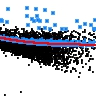

This figure's R source:
# rm(list=ls())
# assign("last.warning", NULL, envir = baseenv())
# setwd('/Users/hyounesy/Research/svn/Projects/GeneCalc/visr/srcR')
# options(repos='http://cran.rstudio.com/')
# .libPaths(c("/Users/hyounesy/VisRseq/RLibs", .libPaths()))

# input_table <- read.table("/Users/hyounesy/Research/Data/VisRseq/error/041616-Ref-seq.xls",sep="\t",header=TRUE)
# input_group1<-c("WT1count","WT2count","WT3count")
# input_group2<-c("KO1count","KO2count","KO3count")
# input_advanced<-TRUE
# input_columns<-c("WT1count","WT2count","WT3count","KO1count","KO2count","KO3count")
# input_prefactor1<-"1,1,1,2,2,2"
# input_prefactor2<-""
# input_interaction<-FALSE
# input_ruvseq<-TRUE
# input_ruvn<-5000
# input_contrast<-""
# input_fdr<-0.1
# input_n<-10
# input_trans<-"Variance stabilizing transformation"
# input_plot<-""
# input_cores<-1
# input_test<-"Wald"
# input_fitType<-"local"

source("visrutils.R")
visr.biocLite("DESeq2")
visr.biocLite("BiocParallel")
visr.library("RColorBrewer")
visr.library("gplots")

visr.applyParameters()

if (!input_advanced && length(input_group1) == 1) visr.message("There are no replicates in group 1.", type="warning")
if (!input_advanced && length(input_group2) == 1) visr.message("There are no replicates in group 2.", type="warning")

if (input_advanced) local_pre1 <- eval(parse(text = paste("c(",input_prefactor1,")")))
if (input_advanced && length(input_columns) != length(local_pre1)) visr.message("The number of samples is different from the number of treatment conditions specified in factor 1", type="error")
if (input_advanced && identical(local_pre1[duplicated(local_pre1)], numeric(0))) visr.message("There are no replicates in the data for factor 1. To proceed: choose method -> blind; sharing mode -> fit-only.", type="warning")

if (input_advanced && input_prefactor2 != "") local_pre2 <- eval(parse(text = paste("c(",input_prefactor2,")")))
if (input_advanced && input_prefactor2 != "" && length(input_columns) != length(local_pre2)) visr.message("The number of samples is different from the number of treatment conditions specified in factor 2", type="error")
if (input_advanced && input_prefactor2 != "" && identical(local_pre2[duplicated(local_pre2)], numeric(0))) visr.message("There are no replicates in the data for factor 2. To proceed: choose method -> blind; sharing mode -> fit-only.", type="warning")
####1 input ####

par(mfrow = c(2,2))

{{
  if (!input_advanced) {
    input_columns <- c(input_group1, input_group2)
    input_factor1 <- factor(c(rep(1,length(input_group1)), rep(2,length(input_group2))))
    colData = data.frame( row.names = colnames(input_table[,input_columns]), factorOne = input_factor1)
    dds <- DESeqDataSetFromMatrix(countData = ceiling(input_table[,input_columns]),
                                  colData = colData,
                                  design = ~ factorOne)
  }
}}

{{
  if (input_advanced) {
    if (input_prefactor2 == ""){
      input_factor1 = as.character(eval(parse(text = paste("c(",input_prefactor1,")"))))
      colData = data.frame( row.names = colnames(input_table[,input_columns]), factorOne = input_factor1)
      dds <- DESeqDataSetFromMatrix(countData = ceiling(input_table[,input_columns]),
                                    colData = colData,
                                    design = ~ factorOne)
    }else{
      input_factor1 = as.character(eval(parse(text = paste("c(",input_prefactor1,")"))))
      input_factor2 = as.character(eval(parse(text = paste("c(",input_prefactor2,")"))))
      colData = data.frame( row.names = colnames(input_table[,input_columns]), factorOne = input_factor1, factorTwo = input_factor2)
      if (input_interaction == FALSE){
        dds <- DESeqDataSetFromMatrix(countData = ceiling(input_table[,input_columns]),
                                      colData = colData,
                                      design = ~ factorOne + factorTwo)
      }else{
        dds <- DESeqDataSetFromMatrix(countData = ceiling(input_table[,input_columns]),
                                      colData = colData,
                                      design = ~ factorOne*factorTwo)
      }
    }
  }
}}


dds


####3. differential expression analysis ####
{{
if (input_cores == 1) {
  dds <- DESeq(dds, test = input_test, fitType = input_fitType) # the standard differntial expression analysis steps
}else{
  register(MulticoreParam(input_cores)) # for experiments with many samples (eg.100 samples) to speed up the analysis
  dds <- DESeq(dds,  test = input_test, fitType = input_fitType, parallel=TRUE)
}
}}

resultnames <- resultsNames(dds)


{{
if (input_contrast == "") {
  res <- results(dds, addMLE=TRUE)
}else{
  input_contrast2 = eval(parse(text = paste("c(",input_contrast,")")))
  res <- results(dds, contrast = input_contrast2)
}
}}

# results tables, ie. log2 fold changes, p values, adjusted p values
# add to the result the unshrunken maximum likelihood estimate (MLE) for the log2 fold change

{{
  if(input_ruvseq) {
    # To estimate the factors of unwanted variation, we need a set of negative control genes,
    # e.g., least significantly DE genes based on a first-pass DE analysis performed prior to RUVg normalization
    if (!input_advanced) {
      set <- newSeqExpressionSet(as.matrix(ceiling(input_table[,input_columns])),
                                 phenoData = data.frame(input_factor1, row.names=colnames(input_table[,input_columns])))
    }else{
      if (input_prefactor2 == ""){
        set <- newSeqExpressionSet(as.matrix(ceiling(input_table[,input_columns])),
                                   phenoData = data.frame(input_factor1, row.names=colnames(input_table[,input_columns])))
      }else{
        set <- newSeqExpressionSet(as.matrix(ceiling(input_table[,input_columns])),
                                   phenoData = data.frame(input_factor1, input_factor2, row.names=colnames(input_table[,input_columns])))
      }
    }

    res  = cbind(ceiling(input_table[,input_columns]), pval = res$pvalue, padj = res$padj)
    res2  = res[ order(res$padj), ]
    # we consider all but the top 5000 genes as ranked by edgeR p-values.
    ruvempirical <- rownames(set)[which(!(rownames(set) %in% rownames(res2)[1:input_ruvn]))]
    set2 <- RUVg(set, ruvempirical, k=1)
    pData(set2)

    if (!input_advanced) {
      colData = data.frame( row.names = colnames(input_table[,input_columns]), factorOne = input_factor1, variation = pData(set2)$W_1)
      dds <- DESeqDataSetFromMatrix(countData = ceiling(input_table[,input_columns]),
                                    colData = colData,
                                    design = ~ factorOne + variation)
    }else{
      if (input_prefactor2 == ""){
        colData = data.frame( row.names = colnames(input_table[,input_columns]), factorOne = input_factor1, variation = pData(set2)$W_1)
        dds <- DESeqDataSetFromMatrix(countData = ceiling(input_table[,input_columns]),
                                      colData = colData,
                                      design = ~ factorOne  + variation)
      }else{
        colData = data.frame( row.names = colnames(input_table[,input_columns]), factorOne = input_factor1, factorTwo = input_factor2, variation = pData(set2)$W_1)
        if (input_interaction == FALSE){
          dds <- DESeqDataSetFromMatrix(countData = ceiling(input_table[,input_columns]),
                                        colData = colData,
                                        design = ~ factorOne + factorTwo + variation)
        }else{
          dds <- DESeqDataSetFromMatrix(countData = ceiling(input_table[,input_columns]),
                                        colData = colData,
                                        design = ~ factorOne*factorTwo + variation)
        }
      }
    }
    if (input_cores == 1) {
      dds <- DESeq(dds, test = input_test, fitType = input_fitType) # the standard differntial expression analysis steps
    }else{
      register(MulticoreParam(input_cores)) # for experiments with many samples (eg.100 samples) to speed up the analysis
      dds <- DESeq(dds,  test = input_test, fitType = input_fitType, parallel=TRUE)
    }
    resultnames <- resultsNames(dds)
    if (input_contrast == "") {
      res <- results(dds, addMLE=TRUE)
    }else{
      input_contrast2 = eval(parse(text = paste("c(",input_contrast,")")))
      res <- results(dds, contrast = input_contrast2)
    }

  }
}}



resOrdered <- res[order(res$padj),] # order results table by smallest adjusted p value
head(resOrdered)
summaryres <- summary(res) # summarize some basic tallies


## dispersion plot
#The dispersion estimate plot shows the gene-wise estimates (black), the
#fitted values (red), and the final maximum a posteriori estimates used in testing (blue).
plotDispEsts(dds)

#####4 explore the result #####
## Plot of counts for one gene with the smallest p value
#plotCounts(dds, gene=which.min(res$padj), intgroup="factorOne")
## info about which variables and tests were used
resDes <- mcols(res)$description
## All row-wise calculated values
rowWise <- mcols(dds,use.names=TRUE)
rowWiseDes <- mcols(mcols(dds), use.names=TRUE)


# resSig <- subset(resOrdered, padj < 0.1)

resSig = subset(resOrdered, padj < input_fdr)  # filter for significant genes, according to some chosen threshold for the false dicovery rate (FDR),
mostsig <- head( resSig[ order(resSig$padj ), ] ,input_n) # the most significantly differentially expressed genes
mostdown <- head( resSig[ order( resSig$log2FoldChange, -resSig$baseMean ), ] ,input_n) # the most strongly down-regulated of the significant genes
mostup <- head( resSig[ order( -resSig$log2FoldChange, -resSig$baseMean ), ],input_n ) # the most strongly up-regulated ones

output_baseMean <- res$baseMean
output_log2FoldChange <- res$log2FoldChange
output_lfcSE <- res$lfcSE
output_stat <- res$stat
output_pvalue <- res$pvalue
output_padj <- res$padj
output_lfcMLE <- res$lfcMLE #  "unshrunken" maximum likelihood estimates (MLE) of log2 fold change
output_cluster <- ifelse(output_padj < input_fdr, ifelse(output_log2FoldChange < 0, -1, 1), 0)
output_cluster[is.na(output_cluster)] = 0

# Histogram of p-values
hist(res$padj, breaks=100, col="skyblue", border="slateblue", main="")

## MA plot
plotMA(res, main="DESeq2",alpha = input_fdr, ylim=c(-2,2)) # the log2 fold changes attributable to a given variable over the mean of normalized counts
abline(h=c(-.5,.5),col="dodgerblue",lwd=2)

## barplot
counts<-prop.table(table((output_cluster)))*length(output_cluster)
bplt<-barplot(counts, main="DESeq2 Summary")
text(y= counts, x= bplt, labels=as.character(counts), xpd=TRUE, adj=c(0.5,0))



#####2 data explore #####
{{
  if (input_trans == "Regularized log transformation"){
    rld <- rlog(dds)
    rlogMat <- assay(rld)
    # The regularized logarithm or rlog incorporates a prior on the sample differences [1],
    # and the other uses the concept of variance stabilizing transformations (VST)
  }else{
    vsd <- varianceStabilizingTransformation(dds,fitType="local")
    vstMat <- assay(vsd)
  }
}}


select <- order(rowMeans(counts(dds,normalized=TRUE)),decreasing=TRUE)[1:30]
hmcol <- colorRampPalette(brewer.pal(9, "GnBu"))(100)

## heatmap of the count matrix
{{
  if (input_plot == "heatmap for the 30 most highly expressed genes") {
    if (input_trans == "Regularized log transformation"){
      heatmap.2(assay(rld)[select,], col = hmcol,
                Rowv = FALSE, Colv = FALSE, scale="none",
                dendrogram="none", trace="none", margin=c(10, 6))
    }else{
      heatmap.2(assay(vsd)[select,], col = hmcol,
                Rowv = FALSE, Colv = FALSE, scale="none",
                dendrogram="none", trace="none", margin=c(10, 6))
    }
  }
}}
## heatmap of the sample to sample distance
{{
  if (input_plot == "Heatmap of the sample-to-sample distances"){
    if (input_trans == "Regularized log transformation"){
      distsRL <- dist(t(assay(rld)))
    }else{
      distsRL <- dist(t(assay(vsd)))
    }

    mat <- as.matrix(distsRL)

    if (input_prefactor2 == ""){
      rownames(mat) <- colnames(mat) <- with(colData(dds), paste(factorOne, sep=" : "))
    }else{
      rownames(mat) <- colnames(mat) <- with(colData(dds), paste(factorOne, factorTwo, sep=" : "))
    }

    hc <- hclust(distsRL)
    heatmap.2(mat, Rowv=as.dendrogram(hc),
              symm=TRUE, trace="none",
              col = rev(hmcol), margin=c(13, 13))
  }
}}
## pca plot of the samples
{{
  if (input_plot == "Principal component plot of the samples"){
    if (input_prefactor2 == ""){
      if (input_trans == "Regularized log transformation"){
        plotPCA(rld,intgroup=c("factorOne"))
      }else{
        plotPCA(vsd,intgroup=c("factorOne"))
      }
    }else{
      if (input_trans == "Regularized log transformation"){
        plotPCA(rld,intgroup=c("factorOne", "factorTwo"))
      }else{
        plotPCA(vsd, intgroup=c("factorOne", "factorTwo"))
      }
    }
  }
}}


print(capture.output(cat("\n1.input\n")),collapse='\n')
print(capture.output(cat("\ndata\n")),collapse='\n')
print(capture.output(print(colData)),collapse='\n')

print(capture.output(cat("\n2.explore the data\n")),collapse='\n')

print(capture.output(cat("\n3.differential expression analysis\n")),collapse='\n')
print(capture.output(cat("\nterms in the design\n")),collapse='\n')
print(capture.output(print(resultnames)),collapse='\n')
print(capture.output(cat("\nsummary of basic tallies\n")),collapse='\n')
print(capture.output(print(summary(res))),collapse='\n')

print(capture.output(cat("\n4.explore the result\n")),collapse='\n')
print(capture.output(cat("\ninfo about which variables and tests were used \n")),collapse='\n')
print(capture.output(print(resDes)),collapse='\n')
print(capture.output(cat("\nthe most significantly differentially expressed genes:\n")),collapse='\n')
print(capture.output(print(mostsig)),collapse='\n')
print(capture.output(cat("\nthe most strongly down-regulated of the significant genes:\n")),collapse='\n')
print(capture.output(print(mostdown)),collapse='\n')
print(capture.output(cat("\nthe most strongly up-regulated ones:\n")),collapse='\n')
print(capture.output(print(mostup)),collapse='\n')

print(capture.output(print(counts)),collapse='\n')
